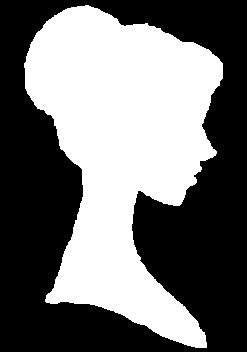
#> input picture DrawingImages/womanprofile.jpg, 247 x 352 px, found by its file name
$ python OpenCVtest2.py
#> lines starting #> are read from the running program, lines starting #| are printed output that depends on the picture; after the words box and inside, x2 and y2 are one past the last pixel; in counts of white or black regions, pixels touching at a corner belong together; long printed decimals are rounded
import numpy as np
import cv2
import matplotlib.pyplot as plt
from matplotlib.patches import Rectangle

def helper_ImageToXY(imgfile, L1, L2, L3):

    img = cv2.imread(imgfile, cv2.IMREAD_GRAYSCALE)
    # Create a binary version of the img to improve quality of contour detection
    img2 = cv2.imread(imgfile, cv2.IMREAD_COLOR)
    _, threshold = cv2.threshold(img, 117, 255, cv2.THRESH_BINARY)

    # Use image dimensions and linkage's max span to calculate a scale from pixels to centimeters
    # via equating the image diagonal length to the maximum spanning length of the linkages
    height = img.shape[0]
    width = img.shape[1]
    maxlinkagespan = L2 + L3

    # Create contours, and find minimum enclosing rectangle's center coordinates
    contours, _ = cv2.findContours(
        threshold, cv2.RETR_TREE, cv2.CHAIN_APPROX_NONE)
    correctcontour = contours[0]
    for i in range(len(contours)):
        cv2.drawContours(img2, contours, i, (0, 0, 255), 5)
        name = "contour " + str(i)
        cv2.imshow(name, img2)
        print("is this the right line drawing? (y/n)")
        if cv2.waitKey(0) & 0xFF == ord('n'):
            cv2.destroyWindow(name)
            # img2 = cv2.imread('CarFront.jpg', cv2.IMREAD_COLOR)
        else:
            correctcontour = contours[i]
            print("gottem")
            cv2.destroyWindow(name)
            break

    pixpercm = ((height**2 + width**2)/(maxlinkagespan**2))**0.5
    minrectcenter, minrectdims, minrectangle = cv2.minAreaRect(correctcontour)
    print(minrectcenter, minrectdims, minrectangle)
    minrectcx = minrectcenter[0]
    minrectcy = height - minrectcenter[1]

    rx, ry, rw, rh = cv2.boundingRect(correctcontour)

    # print(rx, ry, rw, rh)
    # Unravel the array of (x,y) coordinates into an array of alternating x and y vals [x1, y1, x2, y2, ...]
    contour = np.ravel(contours[0])
    # Calculate how many x and y pairs to store, by finding the arclength of the contour in cm,
    # and determing step, the number of indices between the x,y pairs to be sampled from the contour array
    contour_arclen = len(contour)/pixpercm
    # step = 2*int(0.5*len(contour)/contour_arclen)
    step = 2*int(len(contour)/2/contour_arclen)
    print(len(contour), contour_arclen, pixpercm, step)
    if (step == 0): step = 2
    # Establish tvals, an array representing the time at which each x,y pair is drawn
    tvals = np.arange(0, len(contour), step)
    print(contour, len(contour))
    tvals = np.append(tvals, len(contour) - 2)
    print(tvals, len(tvals))
    xcoords = np.zeros(len(tvals))
    ycoords = np.zeros(len(tvals))

    # Iterate through tvals and adjust each pixel in the x & y directions, then convert from pixels to cm
    i = 0
    for t in tvals:
        # [5 lines of commented-out code are left out]
        x = contour[t] / pixpercm
        y = (height - contour[t+1]) / pixpercm
        xcoords[i] = x
        ycoords[i] = y
        i += 1


    # [6 lines of commented-out code are left out]

    return [xcoords, ycoords, rx/pixpercm, (height-ry)/pixpercm, rw/pixpercm, rh/pixpercm]

def PositionImage(xcoords, ycoords, brectx, brecty, brectw, brecth, targetx, targety, targetw, targeth):
    wscale = targetw / brectw
    hscale = targeth / brecth
    if (wscale <= hscale):
        print('hi')
        xcoords,ycoords = scale(wscale, xcoords, ycoords, brectw, brecth)
    else:
        xcoords,ycoords = scale(hscale, xcoords, ycoords, brectw, brecth)

    xcoords += targetx - np.min(xcoords)
    ycoords += targety - np.max(ycoords)

    return xcoords, ycoords

def scale(factor, xcoords, ycoords, currw, currh):
    neww = currw*factor
    newh = currh*factor
    for i in range(len(xcoords)):
        xcoords[i] *= factor
        ycoords[i] *= factor
    return [xcoords, ycoords]


def ImageToXY(L1, L2, L3, Gx, Gy, imgfile, targetx, targety, targetw, targeth):

    fig, ax = plt.subplots()

    xcoords, ycoords, brectx, brecty, brectw, brecth = helper_ImageToXY(imgfile, L1, L2, L3)
#> in helper_ImageToXY, img is the input picture: shape (352, 247); min 0, max 255, mean 113.8
#> in helper_ImageToXY, `contours, _ = cv2.findContours( threshold, cv2.RETR_TREE, cv2.CHAIN_AP..`: contours = 1 contour; box (x1, y1, x2, y2) and area: (24, 5, 223, 348) 38296
#> in helper_ImageToXY, `correctcontour = contours[0]`: correctcontour = contour of 1007 points, box (x1, y1, x2, y2) (24, 5, 223, 348), area 38296
#> the loop in helper_ImageToXY, `for i in range(len(contours)):` made 1 pass; (key q is pressed on pass 1)
#> name on pass 1: 'contour 0'
#> (printed output is left out)
#> pass 1, in helper_ImageToXY, `cv2.imshow(name, img2)`:
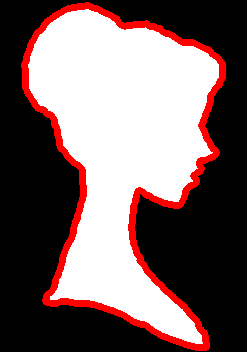
#> window 'contour 0': shape (352, 247, 3); mean B, G, R 101.8, 101.8, 123.1
#> in helper_ImageToXY, `minrectcenter, minrectdims, minrectangle = cv2.minAreaRect(correctcont..`: minrectcenter = (116.8, 174.5); minrectdims = (335, 198.5); minrectangle = -86.6
#| (116.812, 174.532) (335.044, 198.541) -86.596
#> in helper_ImageToXY, `minrectcx = minrectcenter[0]`: minrectcx = 116.8
#> in helper_ImageToXY, `minrectcy = height - minrectcenter[1]`: minrectcy = 177.5
#> in helper_ImageToXY, `rx, ry, rw, rh = cv2.boundingRect(correctcontour)`: rx = 24; ry = 5; rw = 199; rh = 343
#> in helper_ImageToXY, `contour = np.ravel(contours[0])`: contour = 2014 values, max 347 at index 971, min 5 at index 1, mean 151.7
#> in helper_ImageToXY, `contour_arclen = len(contour)/pixpercm`: contour_arclen = 188.3
#> in helper_ImageToXY, `step = 2*int(len(contour)/2/contour_arclen)`: step = 10
#| 2014 188.279 10.697 10
#> in helper_ImageToXY, `tvals = np.arange(0, len(contour), step)`: tvals = 202 values from 0 to 2010
#> (printed output is left out)
#> in helper_ImageToXY, `tvals = np.append(tvals, len(contour) - 2)`: tvals = 203 values from 0 to 2012
#| [   0   10   20   30   40   50   60   70   80   90  100  110  120  130
#|   140  150  160  170  180  190  200  210  220  230  240  250  260  270
#|   280  290  300  310  320  330  340  350  360  370  380  390  400  410
#|   420  430  440  450  460  470  480  490  500  510  520  530  540  550
#|   560  570  580  590  600  610  620  630  640  650  660  670  680  690
#|   700  710  720  730  740  750  760  770  780  790  800  810  820  830
#> (further printed lines are left out)
#> in helper_ImageToXY, `xcoords = np.zeros(len(tvals))`: xcoords = 203 values from 0 to 0
#> the loop in helper_ImageToXY, `for t in tvals:` made 203 passes
#> (t, x, y) on passes 2 to 4: (10, 7.48, 32.35), (20, 7.01, 32.25), (30, 6.54, 32.16)
#> after the loop in helper_ImageToXY, `for t in tvals:`: i = 203; xcoords = 203 values, max 20.75 at index 170, min 2.24 at index 17, mean 11.75; ycoords = 203 values, max 32.44 at index 0, min 0.467 at index 97, mean 16.45
#> brectx = 2.24; brecty = 32.44; brectw = 18.6; brecth = 32.07
    # ax.plot(xcoords, ycoords)
    print(brectx, brecty, brectw, brecth)
#| 2.244 32.439 18.604 32.065

    adjxcoords, adjycoords = PositionImage(xcoords, ycoords, brectx, brecty, brectw, brecth, targetx, targety, targetw, targeth)
#> in PositionImage, `wscale = targetw / brectw`: wscale = 0.86
#> in PositionImage, `hscale = targeth / brecth`: hscale = 0.499
#> in scale, `neww = currw*factor`: neww = 9.28
#> in scale, `newh = currh*factor`: newh = 16
#> after the loop in scale, `for i in range(len(xcoords)):`: xcoords = 203 values, max 10.36 at index 170, min 1.12 at index 17, mean 5.86; ycoords = 203 values, max 16.19 at index 0, min 0.233 at index 97, mean 8.21
#> in PositionImage, `xcoords += targetx - np.min(xcoords)`: xcoords = 203 values, max 22.24 at index 170, min 13 at index 17, mean 17.74
#> in PositionImage, `ycoords += targety - np.max(ycoords)`: ycoords = 203 values, max 26 at index 0, min 10.05 at index 97, mean 18.02
#> adjxcoords has the same summary as xcoords in PositionImage; adjycoords has the same summary as ycoords in PositionImage

    ax.plot(adjxcoords, adjycoords)
    ax.scatter([0,Gx], [0, Gy])
    refcirc = plt.Circle((0, 0), radius=L2 + L3, fill=False)
    brect = Rectangle((brectx,brecty), brectw, -brecth, color="orange", fill=False)
    adjrect = Rectangle((targetx, targety), targetw, -targeth, color="green", fill=False)
    ax.add_patch(brect)
    ax.add_patch(adjrect)
    ax.set_xlim(-20, 50)
    ax.set_ylim(-20, 50)
    ax.set_aspect('equal')
    plt.gca().add_artist(refcirc)
    plt.grid()
    plt.show()
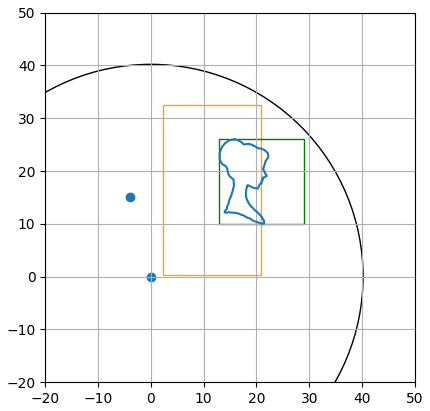
#> figure drawn by matplotlib, 1 panel
    return adjxcoords, adjycoords


L1 = 4.1
L2 = 16.2
L3 = 24.0
Gx = -4.0
Gy = 15.0
imgfile = "./DrawingImages/womanprofile.jpg"
targetx = 13
targety = 26
targetw = 16
targeth = 16
xcoords, ycoords = ImageToXY(L1, L2, L3, Gx, Gy, imgfile, targetx, targety, targetw, targeth)
print(xcoords, ycoords)
#| [15.845 15.612  15.379 15.146 14.913 14.679
#|  14.446 14.259 14.026 13.886 13.700 13.513
#|  13.420 13.280 13.233 13.140 13.093 13.
#|  13.047 13.047 13.047 13.047 13.093 13.233
#|  13.373 13.513 13.700 13.933 14.120 14.306
#|  14.399 14.493 14.539  14.586 14.633 14.679
#> (further printed lines are left out)
print(len(xcoords))

# # fig, ax = plt.subplots()

# # img = cv2.imread('Car.jpg', cv2.IMREAD_GRAYSCALE)
# # img2 = cv2.imread('Car.jpg', cv2.IMREAD_COLOR)
# # _, threshold = cv2.threshold(img, 117, 255, cv2.THRESH_BINARY)

# # height = img.shape[0]
# # width = img.shape[1]

# # contours, _ = cv2.findContours(
# #     threshold, cv2.RETR_TREE, cv2.CHAIN_APPROX_NONE)
# # correctcontour = contours[0]
# # L2 = 15.8
# # L3 = 23.4
# # maxspan = L2 + L3

# # for i in range(len(contours)):
# #     cv2.drawContours(img2, contours, i, (0, 0, 255), 5)
# #     name = "contour " + str(i)
# #     cv2.imshow(name, img2)
# #     print("is this the right line drawing? (y/n)")

# #     if cv2.waitKey(0) & 0xFF == ord('n'):
# #         cv2.destroyWindow(name)
# #         img2 = cv2.imread('CarFront.jpg', cv2.IMREAD_COLOR)
# #     else:
# #         correctcontour = contours[i]
# #         print("gottem")
# #         cv2.destroyWindow(name)
# #         break

# # minrectcx, minrectcy, minrectw, minrecth = cv2.boundingRect(correctcontour)
# # pixpercm = ((minrecth**2 + minrectw**2)/(maxspan**2))**0.5
# # minrectcy = height - minrectcy
# # minrecth = height - minrecth
# # ax.add_patch(Rectangle((minrectcx/pixpercm, minrectcy/pixpercm),
# #              minrectw/pixpercm, minrecth/pixpercm, fill=False))
# # ax.plot(correctcontour[0], correctcontour[1])
# # contour = np.ravel(correctcontour)


# # contour_arclen = len(contour)/pixpercm
# # step = 2*int(len(contour)/2/contour_arclen)
# # print(pixpercm, minrectcx/pixpercm, minrectcy/pixpercm, contour_arclen, step)

# # xadjust = minrectcx - minrectw
# # yadjust = minrectcy - minrecth

# # # xadjust = (width - minrectcx) / 2
# # # yadjust = (height - minrectcy) / 2
# # # print(contour[0], height - contour[1], xadjust/pixpercm, yadjust/pixpercm)

# # tvals = np.arange(0, len(contour), step)
# # tvals = np.append(tvals, len(contour) - 2)
# # xcoords = np.zeros(len(tvals))
# # ycoords = np.zeros(len(tvals))

# # i = 0
# # for t in tvals:
# #     x = (contour[t] + xadjust) / pixpercm
# #     y = (height - contour[t+1] + yadjust) / pixpercm
# #     # print(t, x, y)
# #     xcoords[i] = x
# #     ycoords[i] = y
# #     i += 1

# # print(len(xcoords), len(ycoords))
# # # print("\n\n", ycoords)
# # # # Showing the final image.
# # cv2.imshow('image2', img2)

# # L3 = 23.4
# # t = np.linspace(0, 2*np.pi, 75, dtype=float)

# # ax.plot(xcoords, ycoords)
# # ax.plot(maxspan*np.cos(t), maxspan*np.sin(t))
# # ax.plot((minrectcx)/pixpercm, (minrectcy)/pixpercm, "o", color='red')

# # ax.plot((minrectcx + xadjust)/pixpercm, (minrectcy + yadjust)/pixpercm, "o", color='green')
# # ax.set_aspect('equal')

# # plt.show()
# # print("hi")
# # # # Exiting the window if 'q' is pressed on the keyboard.
# # if cv2.waitKey(0) & 0xFF == ord('q'):
# #     cv2.destroyAllWindows()


# import numpy as np
# import cv2
# import matplotlib.pyplot as plt
# from matplotlib.patches import Rectangle

# fig, ax = plt.subplots()

# img = cv2.imread('blackcat.jpg', cv2.IMREAD_GRAYSCALE)
# img2 = cv2.imread('blackcat.jpg', cv2.IMREAD_COLOR)
# _, threshold = cv2.threshold(img, 117, 255, cv2.THRESH_BINARY)

# height = img.shape[0]
# width = img.shape[1]

# contours, _ = cv2.findContours(
#     threshold, cv2.RETR_TREE, cv2.CHAIN_APPROX_NONE)
# correctcontour = contours[0]
# L2 = 16.2
# L3 = 24
# maxspan = L2 + L3

# for i in range(len(contours)):
#     cv2.drawContours(img2, contours, i, (0, 0, 255), 5)
#     name = "contour " + str(i)
#     cv2.imshow(name, img2)
#     print("is this the right line drawing? (y/n)")

#     if cv2.waitKey(0) & 0xFF == ord('n'):
#         cv2.destroyWindow(name)
#         img2 = cv2.imread('CarFront.jpg', cv2.IMREAD_COLOR)
#     else:
#         correctcontour = contours[i]
#         print("gottem")
#         cv2.destroyWindow(name)
#         break
# # ax.plot(width, height, "o")
# minrectcx, minrectcy, minrectw, minrecth = cv2.boundingRect(correctcontour)
# # minrectcy = height - minrectcy
# # minrecth = height - minrecth
# # ax.add_patch(Rectangle((minrectcx, minrectcy),
# #  minrectw, minrecth, fill=False))
# # pixpercm = 2*((minrecth**2 + minrectw**2)/(maxspan**2))**0.5
# pixpercm = (((minrecth + minrectcy)**2 +
#             (minrectw + minrectcx)**2)/(maxspan**2))**0.5


# contour = np.ravel(correctcontour)
# print(contour)
# print(len(contour))
# contour_arclen = len(contour)/pixpercm
# step = 2*int(len(contour)/contour_arclen)

# # Establish tvals, an array representing the time at which each x,y pair is drawn
# tvals = np.arange(0, len(contour), step)
# tvals = np.append(tvals, len(contour) - 2)
# xcoords = np.zeros(len(tvals))
# ycoords = np.zeros(len(tvals))
# print(len(xcoords))
# i = 0
# for t in tvals:
#     x = (contour[t]) / pixpercm
#     y = (contour[t+1]) / pixpercm
#     xcoords[i] = x
#     ycoords[i] = y
#     i += 1


# ax.plot(width/pixpercm, height/pixpercm, "o")
# ax.plot(xcoords, ycoords)
# ax.add_patch(Rectangle((minrectcx/pixpercm, minrectcy/pixpercm),
#                        minrectw/pixpercm, minrecth/pixpercm, fill=False))

# t = np.linspace(0, 2*np.pi, 50)
# ax.plot(maxspan*np.cos(t), maxspan*np.sin(t))
# ax.plot(0, 0, "o")
# # ax.plot(xcoords, ycoords)
# ax.set_aspect('equal')
# plt.show()

$ run again, with DrawingImages/CarFront.jpg copied over DrawingImages/womanprofile.jpg
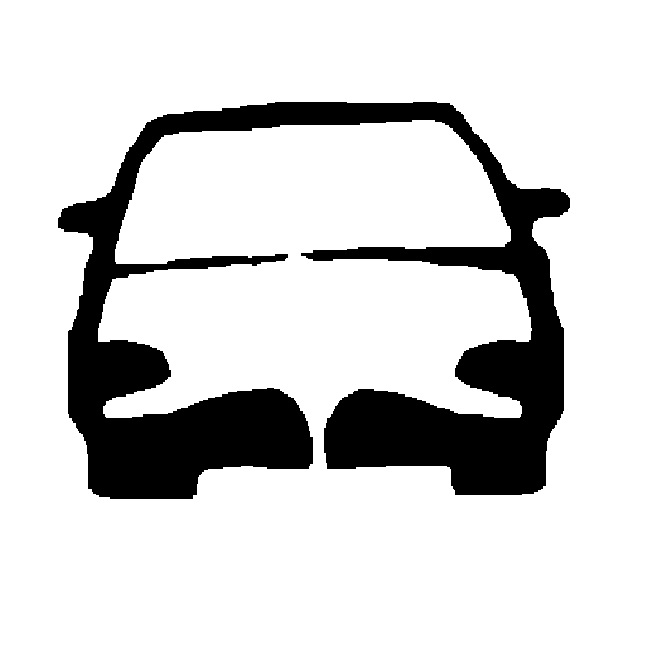
#> input picture DrawingImages/CarFront.jpg, 656 x 656 px, found by its file name
#> in helper_ImageToXY, img is the input picture: shape (656, 656); min 0, max 255, mean 213.2
#> threshold: shape (656, 656); 83.6% white; 1 black region
#> contours = 2 contours; box (x1, y1, x2, y2) and area: (0, 0, 656, 656) 429025, (57, 101, 571, 500) 72696
#> correctcontour = contour of 2620 points, box (x1, y1, x2, y2) (0, 0, 656, 656), area 429025
#> the loop in helper_ImageToXY, `for i in range(len(contours)):` made 1 pass; (key q is pressed on pass 1)
#> name on pass 1: 'contour 0'
#> (printed output is left out)
#> pass 1, in helper_ImageToXY, `cv2.imshow(name, img2)`:
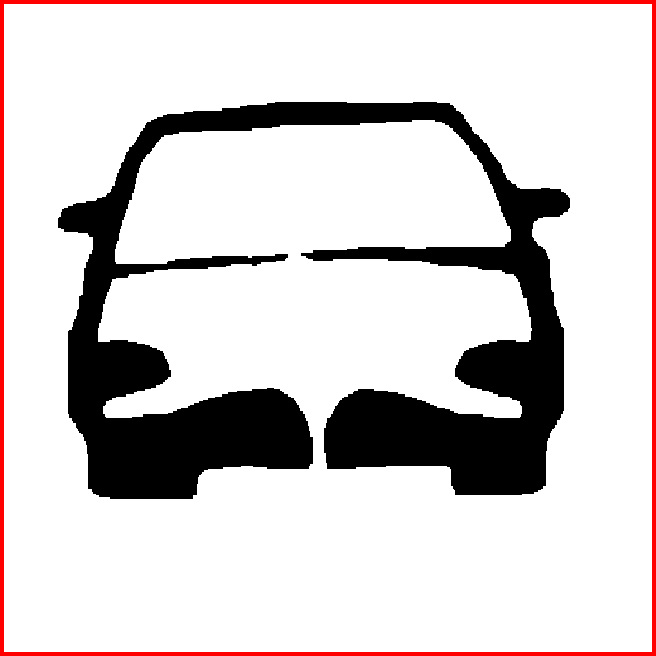
#> window 'contour 0': shape (656, 656, 3); mean B, G, R 207, 207, 213.2
#> minrectcenter = (327.5, 327.5); minrectdims = (655, 655); minrectangle = -90
#| (327.5, 327.5) (655.0, 655.0) -90.0
#> minrectcx = 327.5
#> minrectcy = 328.5
#> rx = 0; rw = 656
#> contour = 5240 values, max 655 at index 1311, min 0 at index 0, mean 327.5
#> contour_arclen = 227.1
#> step = 22
#| 5240 227.059 23.078 22
#> in helper_ImageToXY, `tvals = np.arange(0, len(contour), step)`: tvals = 239 values from 0 to 5236
#> (printed output is left out)
#> in helper_ImageToXY, `tvals = np.append(tvals, len(contour) - 2)`: tvals = 240 values from 0 to 5238
#| [   0   22   44   66   88  110  132  154  176  198  220  242  264  286
#|   308  330  352  374  396  418  440  462  484  506  528  550  572  594
#|   616  638  660  682  704  726  748  770  792  814  836  858  880  902
#|   924  946  968  990 1012 1034 1056 1078 1100 1122 1144 1166 1188 1210
#|  1232 1254 1276 1298 1320 1342 1364 1386 1408 1430 1452 1474 1496 1518
#|  1540 1562 1584 1606 1628 1650 1672 1694 1716 1738 1760 1782 1804 1826
#> (further printed lines are left out)
#> in helper_ImageToXY, `xcoords = np.zeros(len(tvals))`: xcoords = 240 values from 0 to 0
#> the loop in helper_ImageToXY, `for t in tvals:` made 240 passes
#> (t, y) on passes 2 to 4: (22, 27.95), (44, 27.47), (66, 27)
#> after the loop in helper_ImageToXY, `for t in tvals:`: i = 240; xcoords = 240 values, max 28.38 at index 120, min 0 at index 0, mean 14.08; ycoords = 240 values, max 28.43 at index 0, min 0.0433 at index 60, mean 14.34
#> in ImageToXY, `xcoords, ycoords, brectx, brecty, brectw, brecth = helper_ImageToXY(im..`: brectx = 0; brecty = 28.43
#| 0.0 28.426 28.426 28.426
#> wscale = 0.563
#> neww = 16
#> after the loop in scale, `for i in range(len(xcoords)):`: xcoords = 240 values, max 15.98 at index 120, min 0 at index 0, mean 7.93; ycoords = 240 values, max 16 at index 0, min 0.0244 at index 60, mean 8.07
#> in PositionImage, `xcoords += targetx - np.min(xcoords)`: xcoords = 240 values, max 28.98 at index 120, min 13 at index 0, mean 20.93
#> in PositionImage, `ycoords += targety - np.max(ycoords)`: ycoords = 240 values, max 26 at index 0, min 10.02 at index 60, mean 18.07
#> adjxcoords has the same summary as xcoords in PositionImage; adjycoords has the same summary as ycoords in PositionImage
#> in ImageToXY, `plt.show()`:
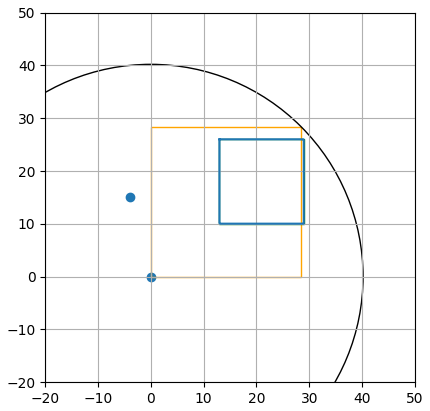
#> figure drawn by matplotlib, 1 panel
#| [13.         13.         13.         13.         13.         13.
#|  13.         13.         13.         13.         13.         13.
#|  13.         13.         13.         13.         13.         13.
#|  13.         13.         13.         13.         13.         13.
#|  13.         13.         13.         13.         13.         13.
#|  13.         13.         13.         13.         13.         13.
#> (further printed lines are left out)
